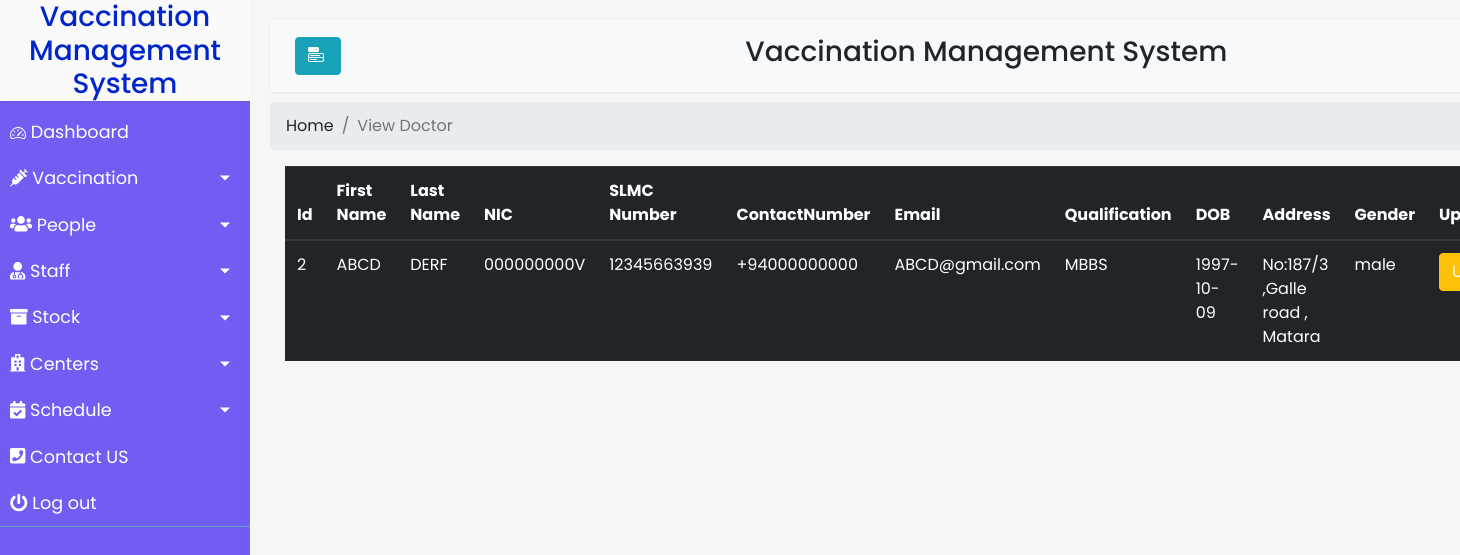
Screenshot of /staff/viewDoctor.php with the database file from the repository.
### tables this page shows
CREATE TABLE `doctors` (
  `id` int(20) NOT NULL,
  `firstName` varchar(100) NOT NULL,
  `lastName` varchar(100) NOT NULL,
  `nic` varchar(20) NOT NULL,
  `slmcNumber` varchar(15) NOT NULL,
  `ContactNumber` varchar(15) NOT NULL,
  `email` varchar(100) NOT NULL,
  `qualification` varchar(100) NOT NULL,
  `dob` varchar(50) NOT NULL,
  `address` varchar(255) NOT NULL,
  `gender` varchar(15) NOT NULL
);

### staff/viewDoctor.php (the view, shortened to what this page needs)
<?php
include "database.php";
$result = mysqli_query($conn,"SELECT * FROM doctors");
?>
<!DOCTYPE html>
<html>
<head>
    <link rel="stylesheet" href="https://stackpath.bootstrapcdn.com/bootstrap/4.1.0/css/bootstrap.min.css"
>
    <link rel="stylesheet" href="https://cdn.jsdelivr.net/npm/bootstrap-icons@1.5.0/font/bootstrap-icons.css">
    <link rel="stylesheet" href="Homepage.css">
</head>
<body>
    <div class="wrapper">
        <?php include '../navbar.php' ?>
        <div id="content">
            <nav class="navbar navbar-expand-lg navbar-light bg-light">
                <div class="container-fluid">
                    <button type="button" id="sidebarCollapse" class="btn btn-info ">
                        <i class="bi bi-menu-button-fill"></i>
                    </button>
                    <h3 style="margin-right: 30%;">Vaccination Management System</h3>
                </div>
            </nav>
            <nav aria-label="breadcrumb">
                <ol class="breadcrumb">
                    <li class="breadcrumb-item"><a href="#">Home</a></li>
                    <li class="breadcrumb-item active" aria-current="page">View Doctor</li>
                </ol>
            </nav>
            <div class="col-md-12">
                <div class="table-responsive">
                    <table class="table table-dark">
                        <thead>
                            <tr>
                                <th scope="col">Id</th>
                                <th scope="col">First Name</th>
                                <th scope="col">Last Name</th>
                                <th scope="col">NIC</th>
                                <th scope="col">SLMC Number</th>
                                <th scope="col">ContactNumber</th>
                                <th scope="col">Email</th>
                                <th scope="col">Qualification</th>
                                <th scope="col">DOB</th>
                                <th scope="col">Address</th>
                                <th scope="col">Gender</th>
                                <th scope="col">Update</th>
                            </tr>
                        </thead>
                        <tbody>
                            <?php
                            $i=0;
                            while($row = mysqli_fetch_array($result)) {
                            ?>
                            <tr class="<?php if(isset($classname)) echo $classname;?>">
                                <td><?php echo $row["id"]; ?></td>
                                <td><?php echo $row["firstName"]; ?></td>
                                <td><?php echo $row["lastName"]; ?></td>
                                <td><?php echo $row["nic"]; ?></td>
                                <td><?php echo $row["slmcNumber"]; ?></td>
                                <td><?php echo $row["ContactNumber"]; ?></td>
                                <td><?php echo $row["email"]; ?></td>
                                <td><?php echo $row["qualification"]; ?></td>
                                <td><?php echo $row["dob"]; ?></td>
                                <td><?php echo $row["address"]; ?></td>
                                <td><?php echo $row["gender"]; ?></td>
                                <td><a href="updateDoctor.php?id=<?php echo $row["id"]; ?>" class="btn btn-warning text-light">Update</a></td>
                            </tr>
                            <?php $i++; } ?>
                        </tbody>
                    </table>
                </div>
            </div>
        </div>
    </div>
</body>
</html>

### staff/Homepage.css (style rules this page uses)
body { font-family: 'Poppins', sans-serif; background: #fafafa; }
a, a:hover, a:focus { color: inherit; text-decoration: none; transition: all 0.3s; }
.navbar { padding: 15px 10px; background: #fff; border: none; border-radius: 0; margin-bottom: 10px; box-shadow: 1px 1px 3px rgba(0, 0, 0, 0.1); }
i, span { display: inline-block; }
.wrapper { display: flex; align-items: stretch; }
#content { width: 100%; padding: 20px; min-height: 100vh; transition: all 0.3s; background-color: #f6f6f6; }

### css/Homepage.css (style rules this page uses)
body { font-family: 'Poppins', sans-serif; background: #fafafa; }
a, a:hover, a:focus { color: inherit; text-decoration: none; transition: all 0.3s; }
.navbar { padding: 15px 10px; background: #fff; border: none; border-radius: 0; margin-bottom: 10px; box-shadow: 1px 1px 3px rgba(0, 0, 0, 0.1); }
i, span { display: inline-block; }
.wrapper { display: flex; align-items: stretch; }
#content { width: 100%; padding: 20px; min-height: 100vh; transition: all 0.3s; background-color: #f6f6f6; }

### rows the page displays
doctors: id "2", firstName "ABCD", lastName "DERF", nic "000000000V", slmcNumber "12345663939", ContactNumber "+94000000000", email "ABCD@gmail.com", qualification "MBBS", dob "1997-10-09", address "No:187/3 ,Galle road , Matara", gender "male"
